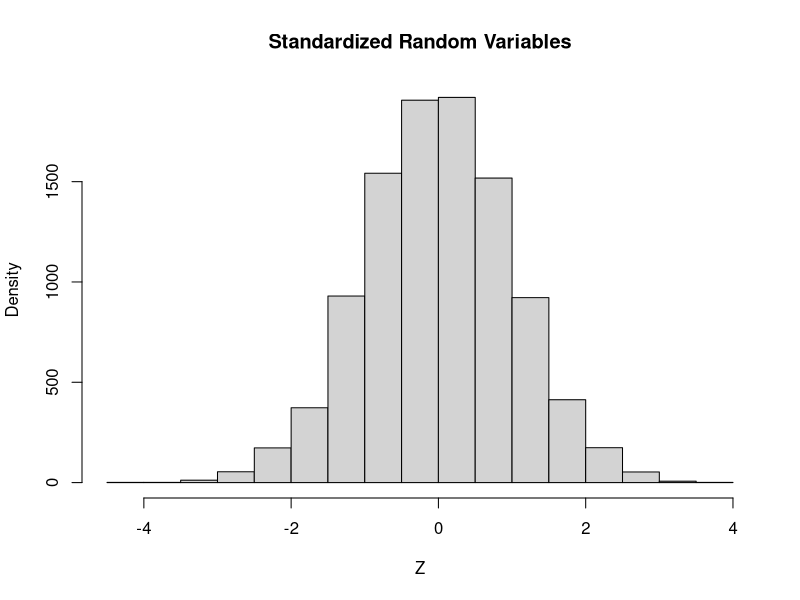
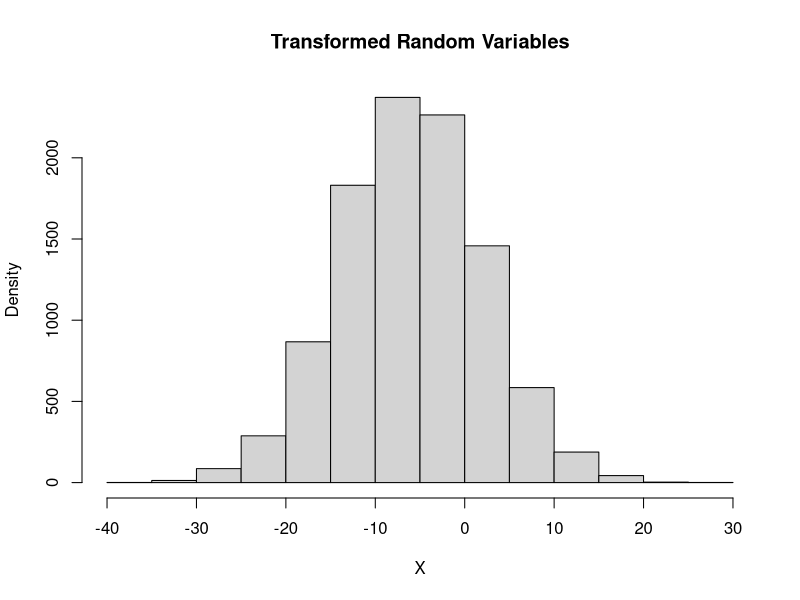

Write the R code that produced these figures, in order.
## ---- chunk 1
set.seed(100)

n11a <- 10000
mu11a <- 10
sigma11a <- 5

x11a <- rnorm(n11a, mu11a, sigma11a)
## ---- chunk 2
set.seed(100)

x11a_standardized <- (x11a - mu11a)/sigma11a

mean(x11a_standardized)
sd(x11a_standardized)

hist(x11a_standardized, main = "Standardized Random Variables",
     xlab = "Z", ylab = "Density")
## ---- chunk 3
set.seed(100)

n <- 10000
z11b <- rnorm(n)
## ---- chunk 4
set.seed(100)

mu11b <- -6
sigma11b <- 8

z11b_transformed <- z11b*sigma11b + mu11b

mean(z11b_transformed)
sd(z11b_transformed)

hist(z11b_transformed, main = "Transformed Random Variables",
     xlab = "X", ylab = "Density")
## ---- chunk 5
students_A <- c("Aisha", "Hiroshi", "Miguel", "Priya", "Elias", "Fatima", 
                  "Luca", "Zhang Wei", "Amara", "Omar", "Sofia", "Kwame", 
                  "Leila", "Rafael", "Saanvi", "Darius", "Yuki", "Nia", 
                  "Ibrahim", "Lucia")

scores_A <- c(75, 81, 79, 89, 81, 83, 74, 87, 72, 76, 81, 81, 78, 87, 81, 80, 76, 85, 71, 103)

df_A <- data.frame(Name = students_A, score = scores_A)

students_B <- c("Jasmine", "Kenji", "Mateo", "Ananya", "Noah", "Zainab", 
                  "Felix", "Cheng", "Nadia", "Malik", "Elena", "Tariq", 
                  "Simone", "Diego", "Aarav", "Xavier", "Mei", "Lina", 
                  "Omar", "Isla")

scores_B <- c(80, 88, 85, 88, 77, 80, 78, 85, 75, 85, 82, 95, 82, 82, 78, 81, 84, 86, 90, 90)

df_B <- data.frame(Name = students_B, score = scores_B)

df_A

df_B
## ---- chunk 6
mu_A <- 81
sigma_A <- 10

mu_B <- 83
sigma_B <- 7

z_Darius <- (80 - mu_A)/sigma_A
z_Jasmine <- (80 - mu_B)/sigma_B

z_Darius
z_Jasmine
## ---- chunk 7
mu13 <- 50
sigma13 <- 4

# You could do it this way

pnorm(45, mu13, sigma13)
1-pnorm(52, mu13, sigma13)
pnorm(52, mu13, sigma13) - pnorm(45, mu13, sigma13)

# Or you could do it this way

pnorm((45-mu13)/sigma13)
1-pnorm((52-mu13)/sigma13)
pnorm((52-mu13)/sigma13) - pnorm((45-mu13)/sigma13)
## ---- chunk 8
mu14 <- 500
sigma14 <- 150

# You could do it this way

qnorm(0.95, mu14, sigma14)
qnorm(0.1, mu14, sigma14)
qnorm(0.25, mu14, sigma14)
qnorm(0.75, mu14, sigma14)
qnorm(0.5, mu14, sigma14)

# Or you could do it this way

qnorm(0.95)*sigma14 + mu14
qnorm(0.1)*sigma14 + mu14
qnorm(0.25)*sigma14 + mu14
qnorm(0.75)*sigma14 + mu14
qnorm(0.5)*sigma14 + mu14
